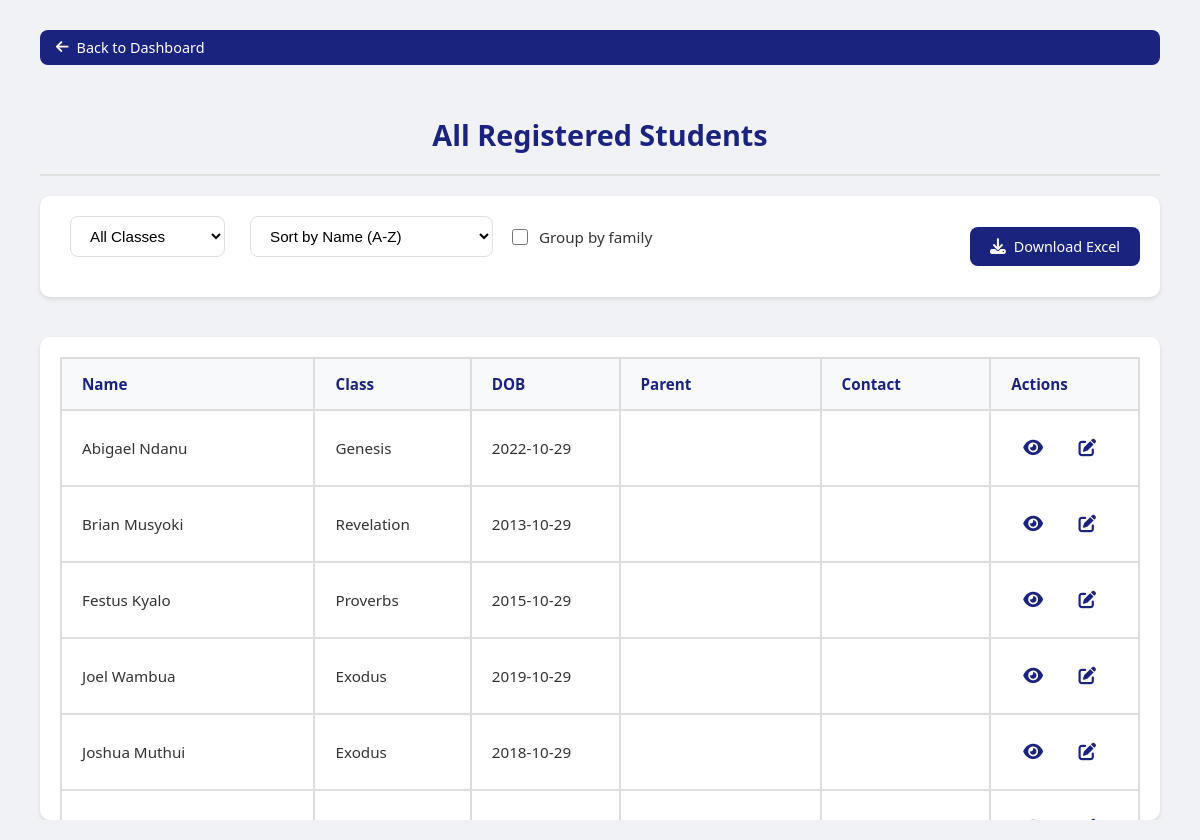
Screenshot of /all_students (signed in) with the database file from the repository.
### app.py (models this page shows)
class Student(db.Model):
    id = db.Column(db.Integer, primary_key=True)
    name = db.Column(db.String(100), nullable=False)
    dob = db.Column(db.String(20), nullable=False)
    parent = db.Column(db.String(100))
    contact = db.Column(db.String(50))
    student_class = db.Column(db.String(50))
    status = db.Column(db.String(10), default="active")
    deletion_requested = db.Column(db.Boolean, default=False)
    profile_image = db.Column(db.String(200))  # Store image filename
    family_id = db.Column(db.String(50))  # For grouping family members

### app.py (the view, shortened to what this page needs)
@app.route("/all_students")
def all_students():
    if "user" not in session:
        flash("You must be logged in to view this page.", "error")
        return redirect(url_for("home"))
    selected_class = request.args.get("class_name")
    group_by = request.args.get("group_by")
    sort_by = request.args.get("sort_by", "name")
    search = request.args.get("search", "").strip()
    class_list = ['Genesis', 'Exodus', 'Psalms', 'Proverbs', 'Revelation', 'High Schoolers']
    query = Student.query.filter_by(status="active")
    if selected_class:
        query = query.filter_by(student_class=selected_class)
    all_students = query.all()
    total_students = len(all_students)
    total_families = len(set(s.family_id for s in all_students if s.family_id))
    selected_class_count = len([s for s in all_students if not selected_class or s.student_class == selected_class])
    if search:
        search = search.lower()
        students = [s for s in all_students if
                   search in s.name.lower() or
                   (s.parent and search in s.parent.lower()) or
                   (s.family_id and search in s.family_id.lower())]
    else:
        students = all_students
    def name_sort_key(s):
        return s.name.lower() if s.name else ''
    def family_sort_key(s):
        has_family = 0 if s.family_id else 1
        try:
            family_num = int(s.family_id) if s.family_id else float('inf')
            family_key = (has_family, family_num)
        except (ValueError, TypeError):
            family_key = (has_family, s.family_id or '')
        return (family_key, name_sort_key(s))
    def class_sort_key(s):
        class_order = {
            'Genesis': 1,
            'Exodus': 2,
            'Psalms': 3,
            'Proverbs': 4,
            'Revelation': 5,
            'High Schoolers': 6
        }
        return (class_order.get(s.student_class, 99), name_sort_key(s))
    def dob_sort_key(s):
        try:
            dob = datetime.strptime(s.dob, "%Y-%m-%d")
            return (dob, name_sort_key(s))
        except (ValueError, TypeError):
            return (datetime.max, name_sort_key(s))
    if sort_by == 'family':
        students = sorted(students, key=family_sort_key)
    elif sort_by == 'class':
        students = sorted(students, key=class_sort_key)
    elif sort_by == 'dob':
        students = sorted(students, key=dob_sort_key)
    else:  # sort_by == 'name'
        students = sorted(students, key=name_sort_key)
    grouped_families = None
    return render_template("all_students.html",
                         students=students,
                         selected_class=selected_class,
                         class_list=class_list,
                         grouped_families=grouped_families,
                         group_by=group_by,
                         sort_by=sort_by,
                         search=search,
                         total_students=total_students,)

### app.py (called while the page is built)
@app.context_processor
def inject_now():
    return {'now': datetime.now}

@app.context_processor
def utility_functions():
    def attendance_present(student_id, sunday):
        record = Attendance.query.filter_by(student_id=student_id, date=sunday).first()
        return record.present if record else False
    return dict(attendance_present=attendance_present)

### templates/all_students.html (shortened to what this page needs)
<!DOCTYPE html>
<html lang="en">
<head>
    <link rel="stylesheet" href="{{ url_for('static', filename='css/styles.css') }}">
    <link rel="stylesheet" href="{{ url_for('static', filename='css/all_students.css') }}">
    <link rel="stylesheet" href="https://cdnjs.cloudflare.com/ajax/libs/font-awesome/6.5.0/css/all.min.css">
</head>
<body>
<div class="container">
    <div class="top-nav">
        <a href="{{ url_for('dashboard') }}" class="btn-back">
            <i class="fas fa-arrow-left"></i> Back to Dashboard
        </a>
    </div>
    <h1 class="page-title">
        All Registered Students{% if selected_class %} - {{ selected_class }}{% endif %}
    </h1>
    <div class="control-bar">
        <form method="get" action="{{ url_for('all_students') }}" class="filter-controls" id="filterForm">
            <select name="class_name" id="class_name" class="filter-select" onchange="this.form.submit()">
                <option value="">All Classes</option>
            </select>
            <select name="sort_by" class="filter-select" onchange="this.form.submit()">
                <option value="name" {% if sort_by == 'name' %}selected{% endif %}>Sort by Name (A-Z)</option>
            </select>
            <label class="checkbox-label">
                <input type="checkbox" name="group_by" value="family"
                       onchange="this.form.submit()">
                Group by family
            </label>
        </form>
        <a href="{{ url_for('download_students',
                           class_name=selected_class,
                           sort_by=sort_by,
                           group_by=group_by,
                           search=search) }}"
           class="btn-download">
            <i class="fas fa-download"></i> Download Excel
        </a>
    </div>
    <div class="table-container">
        <table>
            <thead>
                <tr>
                    {% if group_by == 'family' %}
                        <th style="min-width: 200px">Family / Name</th>
                    {% else %}
                        <th style="min-width: 200px">Name</th>
                    {% endif %}
                    <th style="min-width: 100px">Class</th>
                    <th style="min-width: 100px">DOB</th>
                    <th style="min-width: 150px">Parent</th>
                    <th style="min-width: 120px">Contact</th>
                    <th style="min-width: 100px">Actions</th>
                </tr>
            </thead>
            <tbody>
                {% if grouped_families %}
                    {% for family_id, members in grouped_families %}
                        <tr class="family-header">
                            <td colspan="6">
                                <i class="fas fa-users"></i> Family: {{ family_id }}
                            </td>
                        </tr>
                        {% for student in members %}
                            <tr class="family-member">
                                <td>{{ student.name }}</td>
                                <td>{{ student.student_class }}</td>
                                <td>{{ student.dob }}</td>
                                <td>{{ student.parent }}</td>
                                <td>{{ student.contact }}</td>
                                <td class="action-btns">
                                    <a href="{{ url_for('student_detail', student_id=student.id) }}" title="View">
                                        <i class="fas fa-eye"></i>
                                    </a>
                                    {% if session['role'] == 'admin' %}
                                        <a href="{{ url_for('edit_student', student_id=student.id) }}" title="Edit">
                                            <i class="fas fa-pen-to-square"></i>
                                        </a>
                                    {% endif %}
                                </td>
                            </tr>
                        {% endfor %}
                    {% endfor %}
                {% else %}
                    {% for student in students %}
                        <tr>
                            <td>{{ student.name }}</td>
                            <td>{{ student.student_class }}</td>
                            <td>{{ student.dob }}</td>
                            <td>{{ student.parent }}</td>
                            <td>{{ student.contact }}</td>
                            <td class="action-btns">
                                <a href="{{ url_for('student_detail', student_id=student.id) }}" title="View">
                                    <i class="fas fa-eye"></i>
                                </a>
                                {% if session['role'] == 'admin' %}
                                    <a href="{{ url_for('edit_student', student_id=student.id) }}" title="Edit">
                                        <i class="fas fa-pen-to-square"></i>
                                    </a>
                                {% endif %}
                            </td>
                        </tr>
                    {% endfor %}
                {% endif %}
            </tbody>
        </table>
    </div>
</div>
</body>
</html>

### static/css/styles.css (style rules this page uses)
body { font-family: 'Segoe UI', sans-serif; margin: 0; padding: 0; background-color: #f8f8f8; color: #212121; }
.container { display: flex; height: 100vh; overflow: hidden; }
form { margin-bottom: 20px; }
form select { padding: 5px 10px; margin-left: 10px; border-radius: 5px; border: 1px solid #ccc; }
table { width: 100%; border-collapse: collapse; margin-top: 15px; background: #fff; border: 1px solid #ddd; }
th, td { border: 1px solid #ddd; padding: 10px; text-align: center; }
th { background-color: #D32F2F; color: white; }
tr:nth-child(even) { background-color: #f2f2f2; }

### rows the page displays
Student: name "Abigael Ndanu", student_class "Genesis", dob "2022-10-29"
Student: name "Brian Musyoki", student_class "Revelation", dob "2013-10-29"
Student: name "Festus Kyalo", student_class "Proverbs", dob "2015-10-29"
Student: name "Joel Wambua", student_class "Exodus", dob "2019-10-29"
Student: name "Joshua Muthui", student_class "Exodus", dob "2018-10-29"
